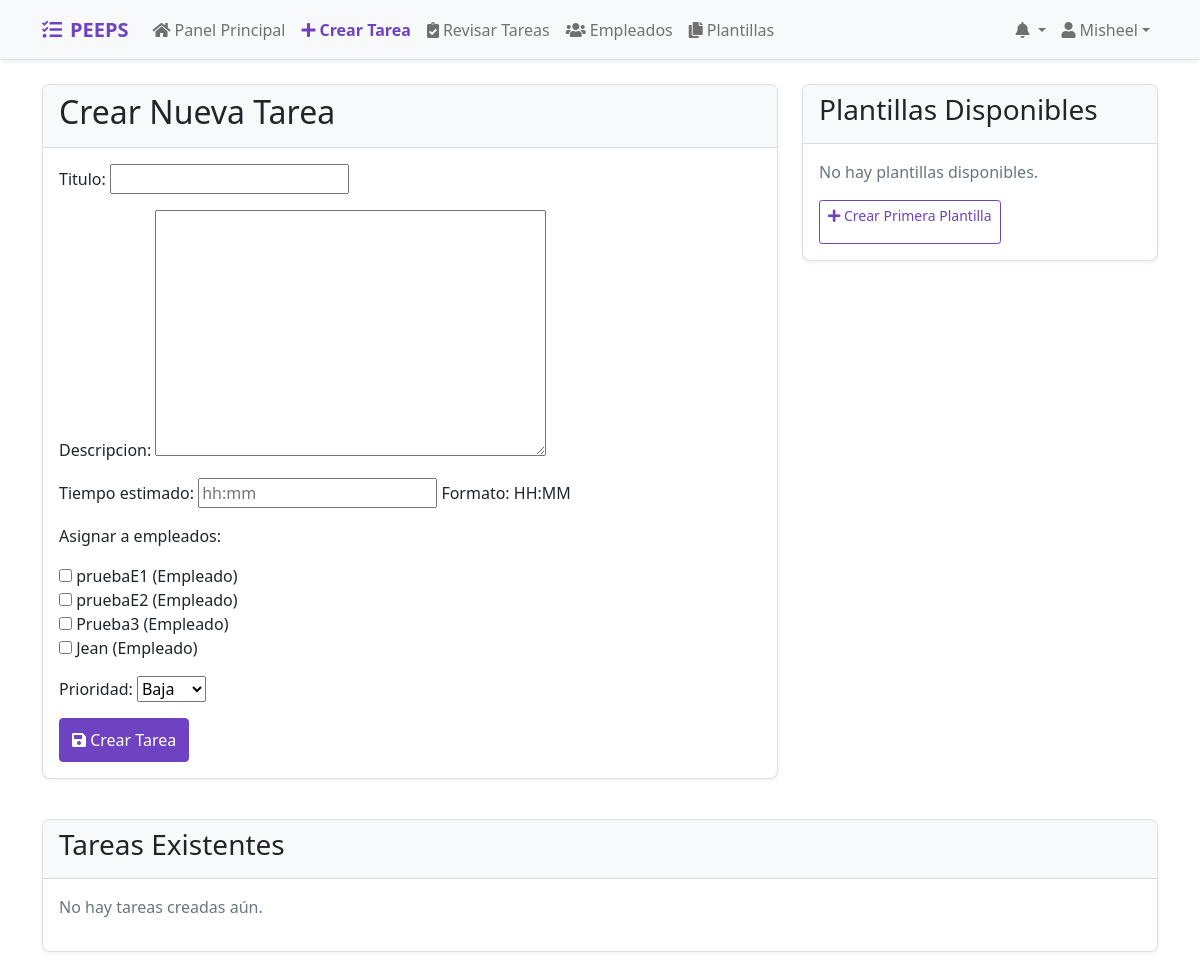
Before: /jefe/crear-tarea/ (signed in) with the older database file.
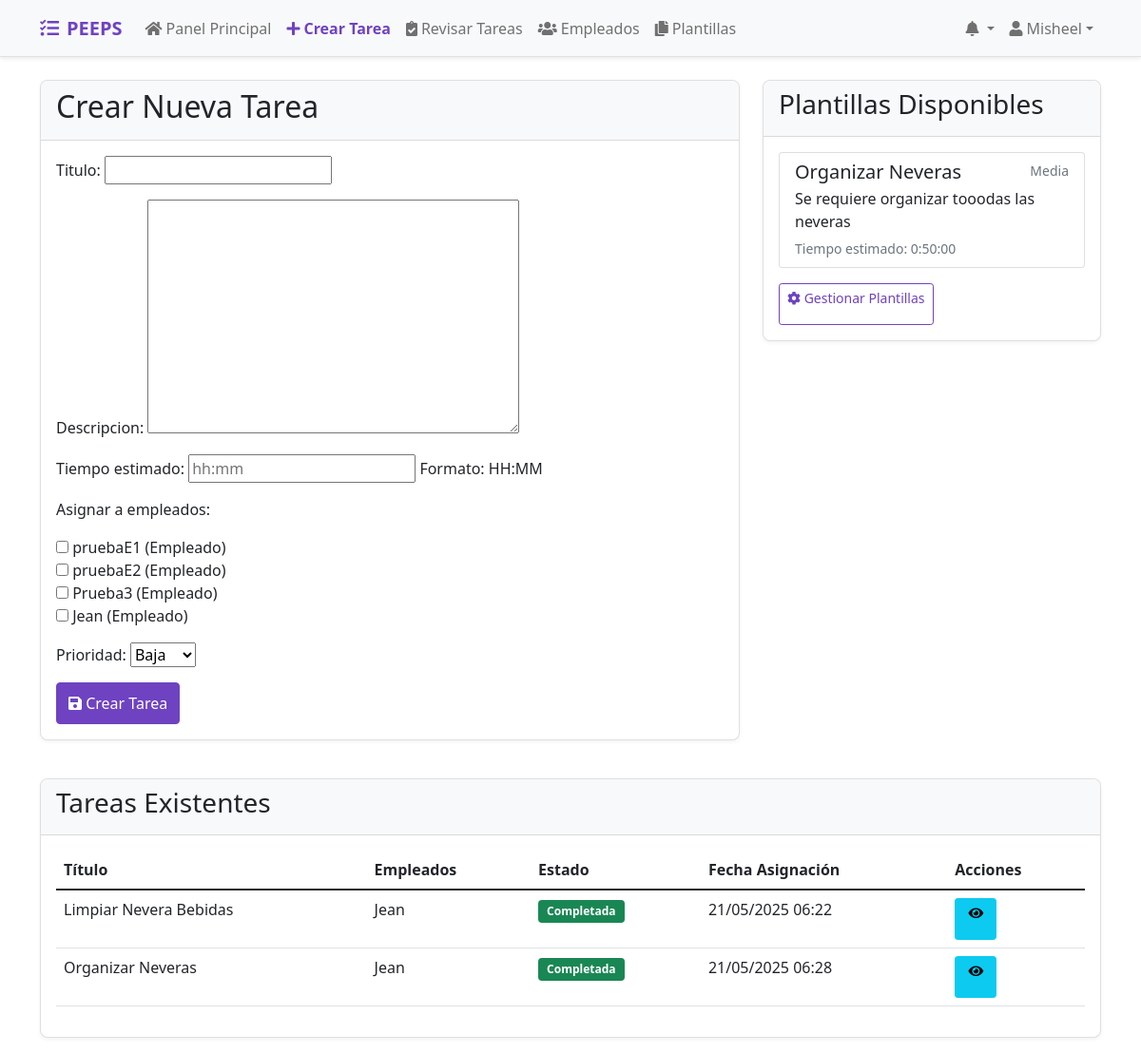
After: the same page with the newer database file.
### tasks/models.py (models this page shows, shortened)
class PlantillaTarea(models.Model):
    titulo = models.CharField(max_length=200)
    descripcion = models.TextField()
    jefe = models.ForeignKey(User, on_delete=models.CASCADE, related_name='plantillas_creadas')
    tiempo_estimado = models.DurationField()
    PRIORIDADES = [
        ('Baja', 'Baja'),
        ('Media', 'Media'),
        ('Alta', 'Alta'),
    ]
    prioridad = models.CharField(max_length=10, choices=PRIORIDADES, default='Media')
    fecha_creacion = models.DateTimeField(auto_now_add=True)

class Tarea(models.Model):
    titulo = models.CharField(max_length=200)
    descripcion = models.TextField()
    jefe = models.ForeignKey(User, on_delete=models.CASCADE, related_name='tareas_creadas')
    empleados = models.ManyToManyField(EmpleadoPerfil, related_name='tareas_asignadas')
    tiempo_estimado = models.DurationField(help_text="Formato: HH:MM")
    fecha_asignacion = models.DateTimeField(auto_now_add=True)
    completada = models.BooleanField(default=False)
    fecha_completada = models.DateTimeField(null=True, blank=True)
    aceptada_por = models.ManyToManyField(EmpleadoPerfil, blank=True, related_name="tareas_aceptadas")
    PRIORIDADES = [
        ('Baja', 'Baja'),
        ('Media', 'Media'),
        ('Alta', 'Alta'),
    ]
    prioridad = models.CharField(max_length=10, choices=PRIORIDADES, default='Media')

class EmpleadoPerfil(models.Model):
    user = models.OneToOneField(User, on_delete=models.CASCADE)
    tienda = models.ForeignKey(Tienda, on_delete=models.CASCADE)
    es_jefe = models.BooleanField(default=False)
    def __str__(self):
        return f"{self.user.username} ({'Jefe' if self.es_jefe else 'Empleado'})"

### tasks/views.py (the view, shortened to what this page needs)
# urls.py: path('jefe/crear-tarea/', views.jefe_crear_tarea, name='jefe_crear_tarea'),  # Crear tarea
@login_required
def jefe_crear_tarea(request):
    jefe = EmpleadoPerfil.objects.get(user=request.user)
    empleados = EmpleadoPerfil.objects.filter(tienda=jefe.tienda, es_jefe=False)
    tareas = Tarea.objects.filter(jefe=request.user)
    plantillas = PlantillaTarea.objects.filter(jefe=request.user)
    if request.method == 'POST':
        form = CrearTareaForm(request.POST)
        form.fields['empleados'].queryset = empleados
        if form.is_valid():
            tarea = form.save(commit=False)
            tarea.jefe = request.user
            tiempo_str = request.POST.get('tiempo_estimado', '')
            if tiempo_str:
                try:
                    horas, minutos = map(int, tiempo_str.split(':'))
                    tarea.tiempo_estimado = timedelta(hours=horas, minutes=minutos)
                except ValueError:
                    messages.error(request, "Formato de tiempo inválido. Use HH:MM")
                    return render(request, 'jefe_crear_tarea.html', {
                        'form': form,
                        'tareas': tareas,
                        'plantillas': plantillas
                    })
            tarea.save()
            form.save_m2m()
            for emp in form.cleaned_data['empleados']:
                Notificacion.objects.create(
                    usuario=emp.user,
                    mensaje=f"Tu jefe de tienda te ha asignado una nueva tarea: {tarea.titulo}"
                )
            return redirect('jefe_crear_tarea')
    else:
        initial_data = {}
        form = CrearTareaForm(initial=initial_data)
        form.fields['empleados'].queryset = empleados
    return render(request, 'jefe_crear_tarea.html', {
        'form': form,
        'tareas': tareas,
        'plantillas': plantillas
    })

### tasks/forms.py (shortened to what this page needs)
class CrearTareaForm(forms.ModelForm):
    empleados = forms.ModelMultipleChoiceField(
        queryset=EmpleadoPerfil.objects.filter(es_jefe=False),
        widget=forms.CheckboxSelectMultiple,
        label="Asignar a empleados"
    )
    prioridad = forms.ChoiceField(choices=Tarea.PRIORIDADES, label="Prioridad")
    class Meta:
        model = Tarea
        fields = ['titulo', 'descripcion', 'tiempo_estimado', 'empleados', 'prioridad']
        widgets = {
            'tiempo_estimado': forms.TextInput(attrs={
                'placeholder': 'hh:mm',
                'pattern': '^([0-9]{1,2}):([0-5][0-9])$',
                'title': 'Formato: hh:mm (ejemplo: 02:30 para 2 horas y 30 minutos)'
            }),
        }

### tasks/templates/jefe_crear_tarea.html (shortened to what the changed rows need)
{% extends 'base.html' %}
{% block content %}
<div class="container mt-4">
    <div class="row">
        <div class="col-md-8">
            <div class="card">
                <div class="card-header">
                    <h2>Crear Nueva Tarea</h2>
                </div>
            </div>
        </div>
        <div class="col-md-4">
            <div class="card">
                <div class="card-body">
                    {% if plantillas %}
                        <div class="list-group">
                            {% for plantilla in plantillas %}
                                <a href="{% url 'usar_plantilla' plantilla.id %}" class="list-group-item list-group-item-action">
                                    <div class="d-flex w-100 justify-content-between">
                                        <h5 class="mb-1">{{ plantilla.titulo }}</h5>
                                        <small class="text-muted">{{ plantilla.prioridad }}</small>
                                    </div>
                                    <p class="mb-1">{{ plantilla.descripcion|truncatechars:100 }}</p>
                                    <small class="text-muted">Tiempo estimado: {{ plantilla.tiempo_estimado }}</small>
                                </a>
                            {% endfor %}
                        </div>
                        <div class="mt-3">
                            <a href="{% url 'lista_plantillas' %}" class="btn btn-outline-primary btn-sm">
                                <i class="fas fa-cog"></i> Gestionar Plantillas
                            </a>
                        </div>
                    {% else %}
                        <p class="text-muted">No hay plantillas disponibles.</p>
                        <a href="{% url 'crear_plantilla' %}" class="btn btn-outline-primary btn-sm">
                            <i class="fas fa-plus"></i> Crear Primera Plantilla
                        </a>
                    {% endif %}
                </div>
            </div>
        </div>
    </div>
    <div class="row mt-4">
        <div class="col-12">
            <div class="card">
                <div class="card-body">
                    {% if tareas %}
                        <div class="table-responsive">
                            <table class="table">
                                <thead>
                                    <tr>
                                        <th>Título</th>
                                        <th>Empleados</th>
                                        <th>Estado</th>
                                        <th>Fecha Asignación</th>
                                        <th>Acciones</th>
                                    </tr>
                                </thead>
                                <tbody>
                                    {% for tarea in tareas %}
                                        <tr>
                                            <td>{{ tarea.titulo }}</td>
                                            <td>
                                                {% for empleado in tarea.empleados.all %}
                                                    {{ empleado.user.username }}{% if not forloop.last %}, {% endif %}
                                                {% endfor %}
                                            </td>
                                            <td>
                                                {% if tarea.completada %}
                                                    <span class="badge bg-success">Completada</span>
                                                {% else %}
                                                    <span class="badge bg-warning">Pendiente</span>
                                                {% endif %}
                                            </td>
                                            <td>{{ tarea.fecha_asignacion|date:"d/m/Y H:i" }}</td>
                                            <td>
                                                <a href="{% url 'detalle_tarea' tarea.id %}" class="btn btn-info btn-sm">
                                                    <i class="fas fa-eye"></i>
                                                </a>
                                            </td>
                                        </tr>
                                    {% endfor %}
                                </tbody>
                            </table>
                        </div>
                    {% else %}
                        <p class="text-muted">No hay tareas creadas aún.</p>
                    {% endif %}
                </div>
            </div>
        </div>
    </div>
</div>
{% endblock %}

Changed rows visible on the page:
added PlantillaTarea: titulo "Organizar Neveras", prioridad "Media", descripcion "Se requiere organizar tooodas las neveras", tiempo_estimado "0:50:00"
added Tarea: titulo "Limpiar Nevera Bebidas", completada "Completada", fecha_asignacion "21/05/2025 06:22"
now on this page (row unchanged): EmpleadoPerfil: user.username "Jean"
added Tarea: titulo "Organizar Neveras", completada "Completada", fecha_asignacion "21/05/2025 06:28"
Other visible differences:
text no longer shown: "No hay plantillas disponibles. Crear Primera Plantilla No hay tareas creadas aún."
text now shown: "Gestionar Plantillas Título Empleados Estado Fecha Asignación Acciones"
